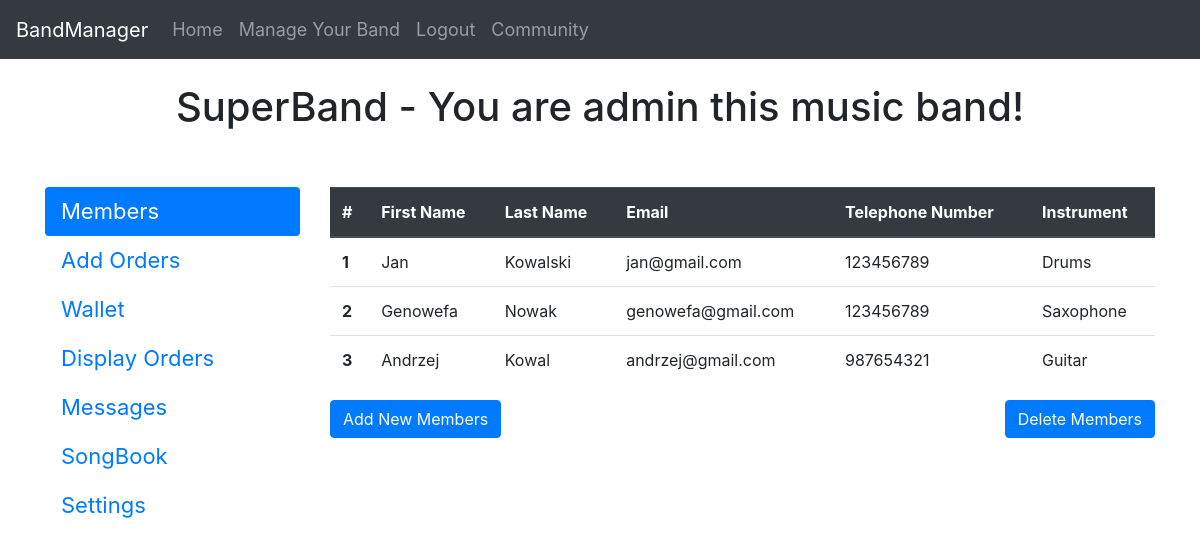
The app's page /manage-your-band/1 (signed in) with its own data.
### website/models.py (models this page shows)
class Band(db.Model):
    id = db.Column(db.Integer, primary_key=True, unique=True)
    name = db.Column(db.String(150))
    city = db.Column(db.String(150))
    music_type = db.Column(db.String(150))
    password = db.Column(db.String(150))
    user_id_admin = db.Column(db.Integer, db.ForeignKey('user.id'))
    date_created = db.Column(db.DateTime(timezone=True), default=func.now())
    budget = db.Column(db.Integer, default=0)

class User(db.Model, UserMixin):
    id = db.Column(db.Integer, primary_key=True, unique=True)
    first_name = db.Column(db.String(150))
    surname = db.Column(db.String(150))
    email = db.Column(db.String(150), unique=True)
    password = db.Column(db.String(150))
    telephone_number = db.Column(db.Integer)
    instrument = db.Column(db.String(150))
    band_id = db.Column(db.Integer)
    wallet = db.Column(db.Integer, default=0)
    band = db.relationship('Band')

### website/app/band.py (the view)
@band.route('/manage-your-band/<int:band_id>', methods=['GET', 'POST'])
@login_required
def band_manager(band_id):
    band = Band.query.filter_by(id=band_id).first()
    users_in_this_band = User.query.filter_by(band_id=band.id).all()
    users_without_band = User.query.filter_by(band_id=None).all()
    list_with_index_and_user_object = []
    index = 1
    for user in users_in_this_band:
        list_with_index_and_user_object.append([index, user])
        index += 1
    orders = Orders.query.filter_by(band_id=band.id).all()
    bank = Bank.query.filter_by(band_id=band_id).all()
    return render_template('band_manager.html', user=current_user, band=band,
    users_in_this_band=list_with_index_and_user_object, users_without_band=users_without_band,
    orders=orders, bank=bank, users_in_this_band_for_wallet=users_in_this_band)

### website/templates/band_manager.html (shortened to what this page needs)
{% extends "base.html" %}
{% block content %}
<br/>
{% if band.user_id_admin == user.id %}
<h1 align="center">{{band.name}} - You are admin this music band!</h1>
{% else %}
<h1 align="center">{{band.name}} - You are a member of a music band!</h1>
{% endif %}
<br><br/>
<div class="row">
<div class="col-3">
    <div class="nav flex-column nav-pills" id="v-pills-tab" role="tablist" aria-orientation="vertical"  style="font-size: 22px;">
        <a class="nav-link active" id="v-pills-members-tab" data-toggle="pill" href="#v-pills-members" role="tab" aria-controls="v-pills-home" aria-selected="true">Members</a>
        <a class="nav-link" id="v-pills-orders-tab" data-toggle="pill" href="#v-pills-orders" role="tab" aria-controls="v-pills-orders" aria-selected="false">Add Orders</a>
        <a class="nav-link" id="v-pills-wallet-tab" data-toggle="pill" href="#v-pills-wallet" role="tab" aria-controls="v-pills-wallet" aria-selected="false">Wallet</a>
        <a class="nav-link" id="v-pills-display-orders-tab" data-toggle="pill" href="#v-display-pills-orders" role="tab" aria-controls="v-display-pills-orders" aria-selected="false">Display Orders</a>
        <a class="nav-link" id="v-pills-messages-tab" data-toggle="pill" href="#v-pills-messages" role="tab" aria-controls="v-pills-messages" aria-selected="false">Messages</a>
        <a class="nav-link" id="v-pills-songbook-tab" data-toggle="pill" href="#v-pills-songbook" role="tab" aria-controls="v-pills-songbook" aria-selected="false">SongBook</a>
        <a class="nav-link" id="v-pills-settings-tab" data-toggle="pill" href="#v-pills-settings" role="tab" aria-controls="v-pills-settings" aria-selected="false">Settings</a>
    </div>
</div>
<div class="col-9">
    <div class="tab-content" id="v-pills-tabContent">
        <div class="tab-pane fade show active" id="v-pills-members" role="tabpanel" aria-labelledby="v-pills-members-tab">
            <table class="table">
                <thead class="thead-dark">
                    <tr>
                        <th scope="col">#</th>
                        <th scope="col">First Name</th>
                        <th scope="col">Last Name </th>
                        <th scope="col">Email</th>
                        <th scope="col">Telephone Number</th>
                        <th scope="col">Instrument</th>
                    </tr>
                </thead>
                <tbody>
                    {% for i, user in users_in_this_band %}
                    <tr>
                        <th scope="row">{{i}}</th>
                        <td>{{user.first_name}}</td>
                        <td>{{user.surname}}</td>
                        <td>{{user.email}}</td>
                        <td>{{user.telephone_number}}</td>
                        <td>{{user.instrument}}</td>
                    </tr>
                    {% endfor %}
                </tbody>
            </table>
            {% if band.user_id_admin == user.id %}
            <button type="button" class="btn btn-primary" data-toggle="modal" data-target="#addNewMembersModal">
            Add New Members
            </button>
            <button type="button" class="btn btn-primary" data-toggle="modal" data-target="#deleteMembersModal" style="float:right;">
            Delete Members
            </button>
            {% endif %}
        </div>
    </div>
</div>
{% endblock %}

### website/templates/base.html (shortened to what this page needs)
<!DOCTYPE html>
<html lang="en">
<head>
  <link rel="stylesheet" href="https://maxcdn.bootstrapcdn.com/bootstrap/4.5.2/css/bootstrap.min.css">
</head>
<body>
  <nav class="navbar navbar-expand-md bg-dark navbar-dark">
    <a class="navbar-brand" href="/">BandManager</a>
    <div class="collapse navbar-collapse" id="collapsibleNavbar" style="font-size: 18px;">
      <ul class="navbar-nav">
        {% if user.is_authenticated %}
          <li class="nav-item">
            <a class="nav-link" href="/" id="home">Home</a>
          </li>
          <li class="nav-item">
            <a class="nav-link" href="/manage-your-band" id="manage_your_band">Manage Your Band</a>
          </li>
          <li class="nav-item">
            <a class="nav-link" href="/logout" id="logout">Logout</a>
          </li>
          <li class="nav-item">
            <a class="nav-link" href="/community" id="community">Community</a>
          </li>
        {% endif %}
      </ul>
    </div>
  </nav>
<div class="container">
{% block content %}
{% endblock %}
</div>
</body>
</html>

### records on screen
Band: name "SuperBand"
User: i "1", first_name "Jan", surname "Kowalski", email "jan@gmail.com", telephone_number "123456789", instrument "Drums"
User: id "2", first_name "Genowefa", surname "Nowak", email "genowefa@gmail.com", telephone_number "123456789", instrument "Saxophone"
User: id "3", first_name "Andrzej", surname "Kowal", email "andrzej@gmail.com", telephone_number "987654321", instrument "Guitar"
